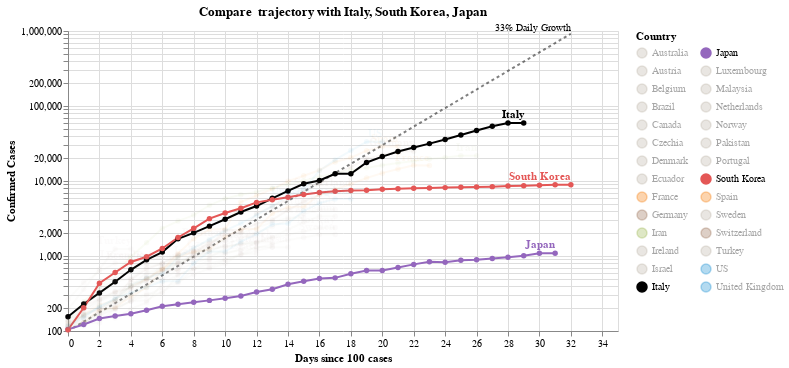

Write notebook code for a chart like this one.
### Code cell
#hide_input
chart = make_since_chart()
chart

### Figure 1 — Vega-Lite specification as saved in the notebook (floating-point values rounded to 4 significant figures; data arrays with more than 128 entries replaced by an {"elided": "..."} marker saying what was removed)
{"config": {"view": {"continuousWidth": 400, "continuousHeight": 300}}, "layer": [{"mark": {"type": "line", "color": "black", "opacity": 0.5, "strokeDash": [3, 3]}, "encoding": {"x": {"type": "quantitative", "field": "Days since 100 cases"}, "y": {"type": "quantitative", "field": "Confirmed Cases"}}}, {"mark": {"type": "text", "align": "right", "dy": -6, "fontSize": 10, "text": "33% Daily Growth"}, "encoding": {"x": {"type": "quantitative", "field": "Days since 100 cases"}, "y": {"type": "quantitative", "field": "Confirmed Cases"}}, "transform": [{"filter": "(datum['Days since 100 cases'] >= 32)"}]}, {"data": {"name": "data-47cc14455777ccdd1238d240453605d3"}, "mark": {"type": "line", "point": true}, "encoding": {"color": {"type": "nominal", "field": "Country", "legend": {"columns": 2}, "scale": {"domain": ["Australia", "Austria", "Belgium", "Brazil", "Canada", "Czechia", "Denmark", "Ecuador", "France", "Germany", "Iran", "Ireland", "Israel", "Italy", "Japan", "Luxembourg", "Malaysia", "Netherlands", "Norway", "Pakistan", "Portugal", "South Korea", "Spain", "Sweden", "Switzerland", "Turkey", "US", "United Kingdom"], "range": ["#C1B7AD", "#C1B7AD", "#C1B7AD", "#C1B7AD", "#C1B7AD", "#C1B7AD", "#C1B7AD", "#C1B7AD", "#F58518", "#9D755D", "#A1BA59", "#C1B7AD", "#C1B7AD", "black", "#9467bd", "#C1B7AD", "#C1B7AD", "#C1B7AD", "#C1B7AD", "#C1B7AD", "#C1B7AD", "#E45756", "#F58518", "#C1B7AD", "#9D755D", "#C1B7AD", "#2495D3", "#2495D3"]}}, "opacity": {"condition": {"value": 1, "selection": "selector001"}, "value": 0.05}, "tooltip": [{"type": "nominal", "field": "Country"}, {"type": "temporal", "field": "Date"}, {"type": "quantitative", "field": "Confirmed Cases"}, {"type": "quantitative", "field": "Days since 100 cases"}], "x": {"type": "quantitative", "field": "Days since 100 cases"}, "y": {"type": "quantitative", "field": "Confirmed Cases", "scale": {"type": "log"}}}, "selection": {"selector001": {"type": "multi", "fields": ["Country"], "bind": "legend", "init": [{"Country": "Italy"}, {"Country": "South Korea"}, {"Country": "Japan"}]}}, "width": 550}, {"data": {"name": "data-47cc14455777ccdd1238d240453605d3"}, "mark": {"type": "text", "align": "right", "dy": -8, "fontWeight": "bold"}, "encoding": {"color": {"type": "nominal", "field": "Country", "legend": {"columns": 2}, "scale": {"domain": ["Australia", "Austria", "Belgium", "Brazil", "Canada", "Czechia", "Denmark", "Ecuador", "France", "Germany", "Iran", "Ireland", "Israel", "Italy", "Japan", "Luxembourg", "Malaysia", "Netherlands", "Norway", "Pakistan", "Portugal", "South Korea", "Spain", "Sweden", "Switzerland", "Turkey", "US", "United Kingdom"], "range": ["#C1B7AD", "#C1B7AD", "#C1B7AD", "#C1B7AD", "#C1B7AD", "#C1B7AD", "#C1B7AD", "#C1B7AD", "#F58518", "#9D755D", "#A1BA59", "#C1B7AD", "#C1B7AD", "black", "#9467bd", "#C1B7AD", "#C1B7AD", "#C1B7AD", "#C1B7AD", "#C1B7AD", "#C1B7AD", "#E45756", "#F58518", "#C1B7AD", "#9D755D", "#C1B7AD", "#2495D3", "#2495D3"]}}, "opacity": {"condition": {"value": 1, "selection": "selector001"}, "value": 0.05}, "text": {"type": "nominal", "field": "Country"}, "tooltip": [{"type": "nominal", "field": "Country"}, {"type": "temporal", "field": "Date"}, {"type": "quantitative", "field": "Confirmed Cases"}, {"type": "quantitative", "field": "Days since 100 cases"}], "x": {"type": "quantitative", "field": "Days since 100 cases"}, "y": {"type": "quantitative", "field": "Confirmed Cases", "scale": {"type": "log"}}}, "transform": [{"filter": "(datum['Date'] >= 1584921600000)"}], "width": 550}], "data": {"name": "data-63b6235af8d9f3b4310b3dfc5ee2914a"}, "title": "Compare  trajectory with Italy, South Korea, Japan", "$schema": "https://vega.github.io/schema/vega-lite/v4.0.2.json", "datasets": {"data-63b6235af8d9f3b4310b3dfc5ee2914a": [{"Days since 100 cases": 0, "Confirmed Cases": 100.0}, {"Days since 100 cases": 1, "Confirmed Cases": 133.0}, {"Days since 100 cases": 2, "Confirmed Cases": 176.9}, {"Days since 100 cases": 3, "Confirmed Cases": 235.3}, {"Days since 100 cases": 4, "Confirmed Cases": 312.9}, {"Days since 100 cases": 5, "Confirmed Cases": 416.2}, {"Days since 100 cases": 6, "Confirmed Cases": 553.5}, {"Days since 100 cases": 7, "Confirmed Cases": 736.1}, {"Days since 100 cases": 8, "Confirmed Cases": 979.1}, {"Days since 100 cases": 9, "Confirmed Cases": 1302.0}, {"Days since 100 cases": 10, "Confirmed Cases": 1732.0}, {"Days since 100 cases": 11, "Confirmed Cases": 2303.0}, {"Days since 100 cases": 12, "Confirmed Cases": 3064.0}, {"Days since 100 cases": 13, "Confirmed Cases": 4074.0}, {"Days since 100 cases": 14, "Confirmed Cases": 5419.0}, {"Days since 100 cases": 15, "Confirmed Cases": 7207.0}, {"Days since 100 cases": 16, "Confirmed Cases": 9586.0}, {"Days since 100 cases": 17, "Confirmed Cases": 12750.0}, {"Days since 100 cases": 18, "Confirmed Cases": 16960.0}, {"Days since 100 cases": 19, "Confirmed Cases": 22550.0}, {"Days since 100 cases": 20, "Confirmed Cases": 29990.0}, {"Days since 100 cases": 21, "Confirmed Cases": 39890.0}, {"Days since 100 cases": 22, "Confirmed Cases": 53060.0}, {"Days since 100 cases": 23, "Confirmed Cases": 70560.0}, {"Days since 100 cases": 24, "Confirmed Cases": 93850.0}, {"Days since 100 cases": 25, "Confirmed Cases": 124800.0}, {"Days since 100 cases": 26, "Confirmed Cases": 166000.0}, {"Days since 100 cases": 27, "Confirmed Cases": 220800.0}, {"Days since 100 cases": 28, "Confirmed Cases": 293700.0}, {"Days since 100 cases": 29, "Confirmed Cases": 390600.0}, {"Days since 100 cases": 30, "Confirmed Cases": 519500.0}, {"Days since 100 cases": 31, "Confirmed Cases": 690900.0}, {"Days since 100 cases": 32, "Confirmed Cases": 918900.0}], "data-47cc14455777ccdd1238d240453605d3": {"elided": "476 records"}}}
